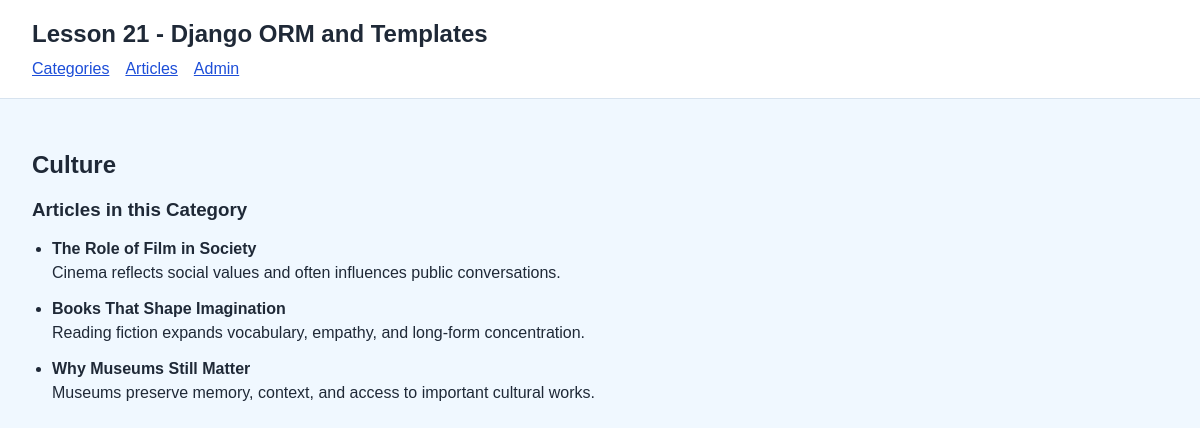
/categories/3/, run on an earlier commit of the app's database.
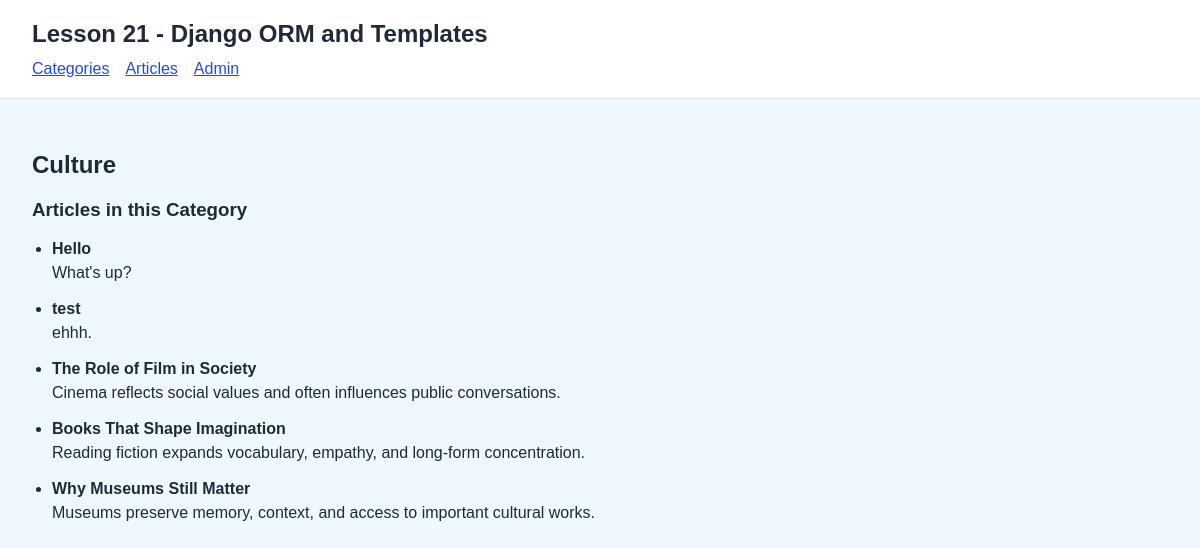
And on a later commit of the database.
### myapp/models.py (models this page shows, shortened)
class Article(models.Model):
    title = models.CharField(max_length=200)
    content = models.TextField()
    pub_date = models.DateTimeField(auto_now_add=True)
    category = models.ForeignKey(Category, on_delete=models.CASCADE)
    is_published = models.BooleanField(default=True)

### myapp/views.py (the view)
def category_detail_view(request, pk):
    category = get_object_or_404(Category, pk=pk)
    articles = category.article_set.all().order_by("-pub_date")
    context = {
        "category": category,
        "articles": articles,
    }
    return render(request, "myapp/category_detail.html", context)

### myapp/templates/myapp/category_detail.html (shortened to what this page needs)
{% extends "myapp/base.html" %}
{% block content %}
    <h2>{{ category.name }}</h2>
    <h3>Articles in this Category</h3>
    <ul class="item-list">
        {% for article in articles %}
            <li>
                <h4>{{ article.title }}</h4>
                <p>{{ article.content }}</p>
            </li>
        {% empty %}
            <li>No articles in this category.</li>
        {% endfor %}
    </ul>
{% endblock %}

What changed in the data, as far as the page shows it:
added Article: title "Hello", content "What's up?"
added Article: title "test", content "ehhh."
